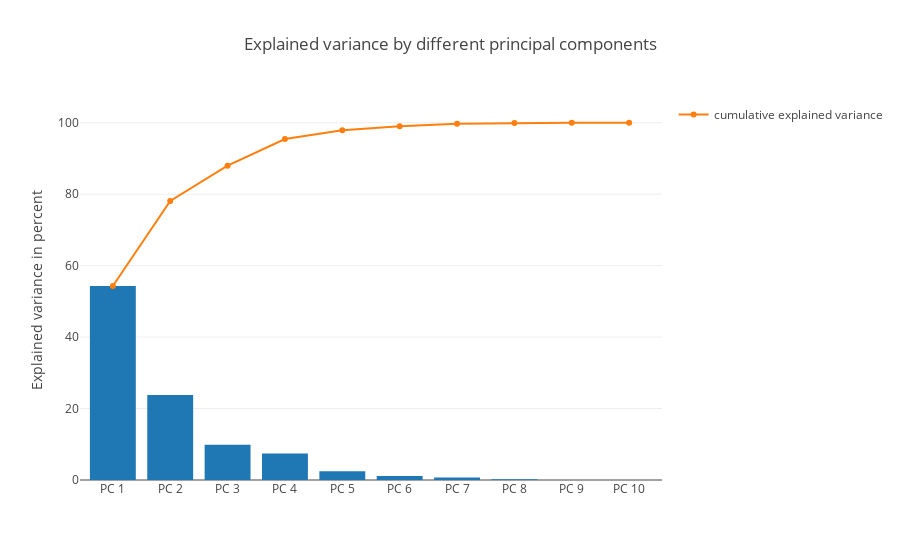

This figure's notebook cell:
### Markdown cell above
### 5.2 Variance of principal components

### Code cell
#Compute self and cumulative variance of each PCA component
tot = sum(eig_vals)
var_exp = [(i / tot)*100 for i in sorted(eig_vals, reverse=True)]
cum_var_exp = numpy.cumsum(var_exp)

#Plot variance of each component
trace1 = go.Bar(
        x=['PC %s' %i for i in range(1,Y.shape[1])],
        y=var_exp,
        showlegend=False)

trace2 = go.Scatter(
        x=['PC %s' %i for i in range(1,Y.shape[1])], 
        y=cum_var_exp,
        name='cumulative explained variance')

data = go.Data([trace1, trace2])

layout = go.Layout(
    title='Explained variance by different principal components',  
    hovermode="closest",
    yaxis=go.YAxis(title='Explained variance in percent'))

fig = go.Figure(data=data, layout=layout)
po.iplot(fig)

### Figure 1 — Plotly figure (JSON) as saved in the notebook; plotly's stock layout.template omitted (floating-point values rounded to 4 significant figures)
{"data": [{"showlegend": false, "type": "bar", "x": ["PC 1", "PC 2", "PC 3", "PC 4", "PC 5", "PC 6", "PC 7", "PC 8", "PC 9", "PC 10"], "y": [54.29, 23.8, 9.892, 7.446, 2.444, 1.154, 0.7202, 0.1862, 0.03076, 0.02949, -1.136e-15]}, {"name": "cumulative explained variance", "type": "scatter", "x": ["PC 1", "PC 2", "PC 3", "PC 4", "PC 5", "PC 6", "PC 7", "PC 8", "PC 9", "PC 10"], "y": [54.29, 78.1, 87.99, 95.44, 97.88, 99.03, 99.75, 99.94, 99.97, 100.0, 100.0]}], "layout": {"hovermode": "closest", "title": "Explained variance by different principal components", "yaxis": {"title": "Explained variance in percent"}}}
